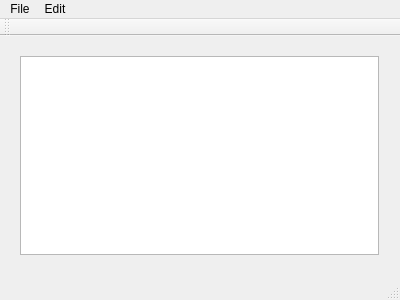
<?xml version="1.0" encoding="UTF-8"?>
<ui version="4.0">
 <class>MainWindow</class>
 <widget class="QMainWindow" name="MainWindow">
  <property name="geometry">
   <rect>
    <x>0</x>
    <y>0</y>
    <width>400</width>
    <height>300</height>
   </rect>
  </property>
  <property name="windowTitle">
   <string>MainWindow</string>
  </property>
  <widget class="QWidget" name="centralWidget">
   <widget class="QWidget" name="verticalLayoutWidget">
    <property name="geometry">
     <rect>
      <x>9</x>
      <y>9</y>
      <width>381</width>
      <height>221</height>
     </rect>
    </property>
    <layout class="QVBoxLayout" name="verticalLayout">
     <item>
      <widget class="QTextEdit" name="textEdit"/>
     </item>
    </layout>
   </widget>
  </widget>
  <widget class="QMenuBar" name="menuBar">
   <property name="geometry">
    <rect>
     <x>0</x>
     <y>0</y>
     <width>400</width>
     <height>22</height>
    </rect>
   </property>
   <widget class="QMenu" name="menuFile">
    <property name="title">
     <string>File</string>
    </property>
    <addaction name="actionNew"/>
    <addaction name="actionOpen"/>
    <addaction name="actionSave_as"/>
    <addaction name="actionPrint"/>
    <addaction name="actionQuit"/>
   </widget>
   <widget class="QMenu" name="menuEdit">
    <property name="title">
     <string>Edit</string>
    </property>
    <addaction name="actionCopy"/>
    <addaction name="actionPaste"/>
    <addaction name="actionCut"/>
    <addaction name="actionUndo"/>
    <addaction name="actionRedo"/>
   </widget>
   <addaction name="menuFile"/>
   <addaction name="menuEdit"/>
  </widget>
  <widget class="QToolBar" name="mainToolBar">
   <attribute name="toolBarArea">
    <enum>TopToolBarArea</enum>
   </attribute>
   <attribute name="toolBarBreak">
    <bool>false</bool>
   </attribute>
  </widget>
  <widget class="QStatusBar" name="statusBar"/>
  <action name="actionNew">
   <property name="text">
    <string>New</string>
   </property>
  </action>
  <action name="actionOpen">
   <property name="text">
    <string>Open</string>
   </property>
  </action>
  <action name="actionSave_as">
   <property name="text">
    <string>Save as</string>
   </property>
  </action>
  <action name="actionPrint">
   <property name="text">
    <string>Print</string>
   </property>
  </action>
  <action name="actionQuit">
   <property name="text">
    <string>Quit</string>
   </property>
  </action>
  <action name="actionCopy">
   <property name="text">
    <string>Copy</string>
   </property>
  </action>
  <action name="actionPaste">
   <property name="text">
    <string>Paste</string>
   </property>
  </action>
  <action name="actionCut">
   <property name="text">
    <string>Cut</string>
   </property>
  </action>
  <action name="actionUndo">
   <property name="text">
    <string>Undo</string>
   </property>
  </action>
  <action name="actionRedo">
   <property name="text">
    <string>Redo</string>
   </property>
  </action>
 </widget>
 <layoutdefault spacing="6" margin="11"/>
 <resources/>
 <connections/>
</ui>
